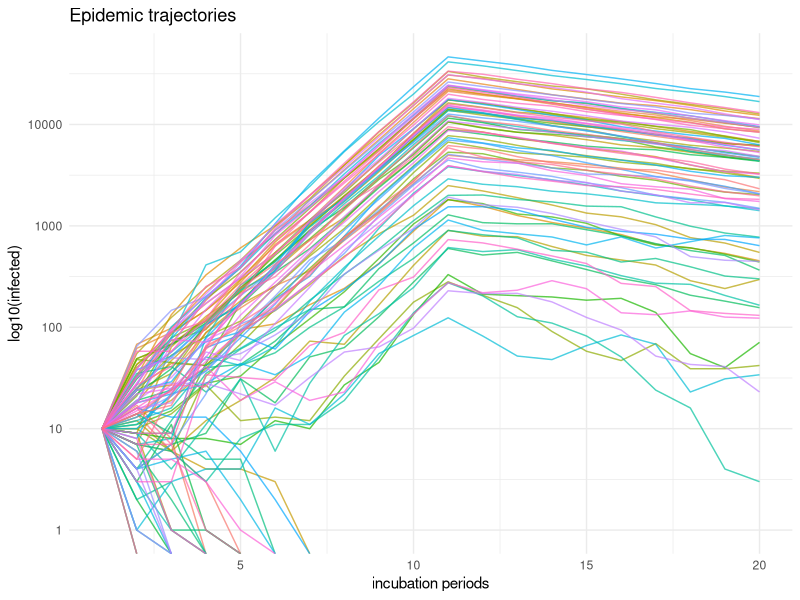
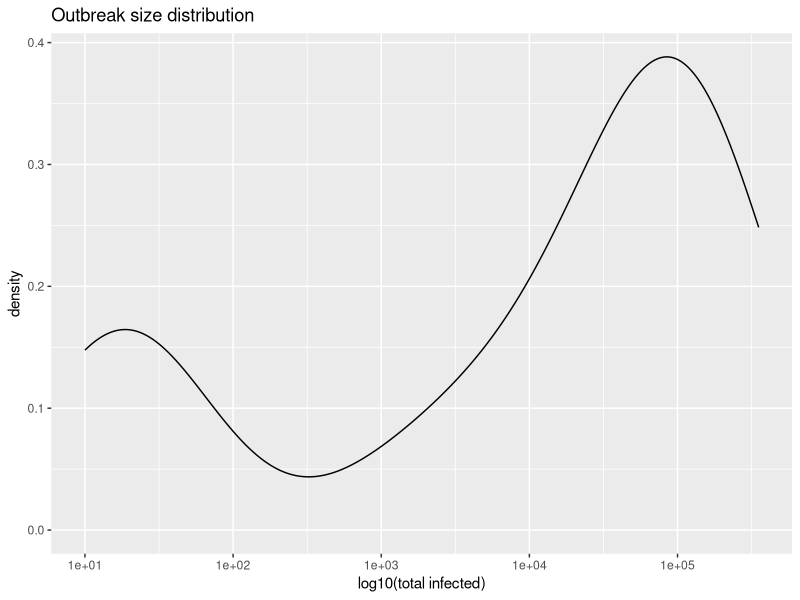
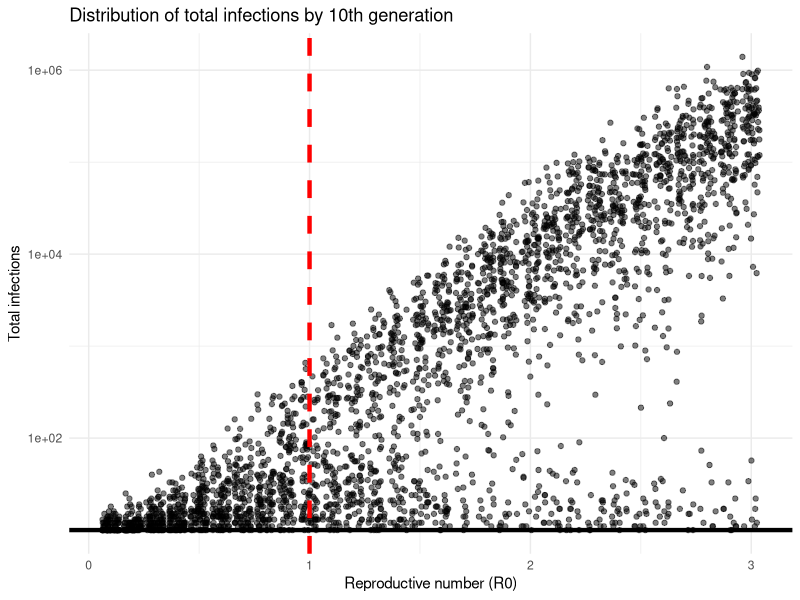
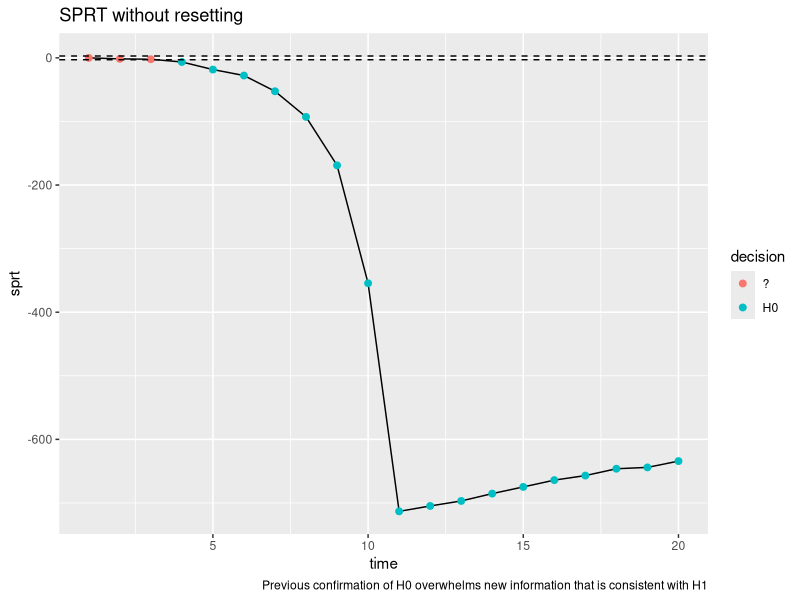
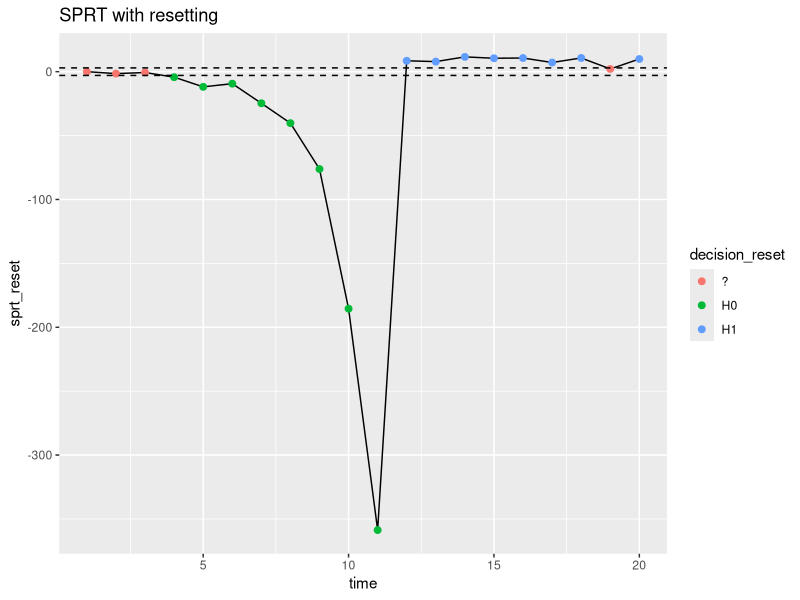
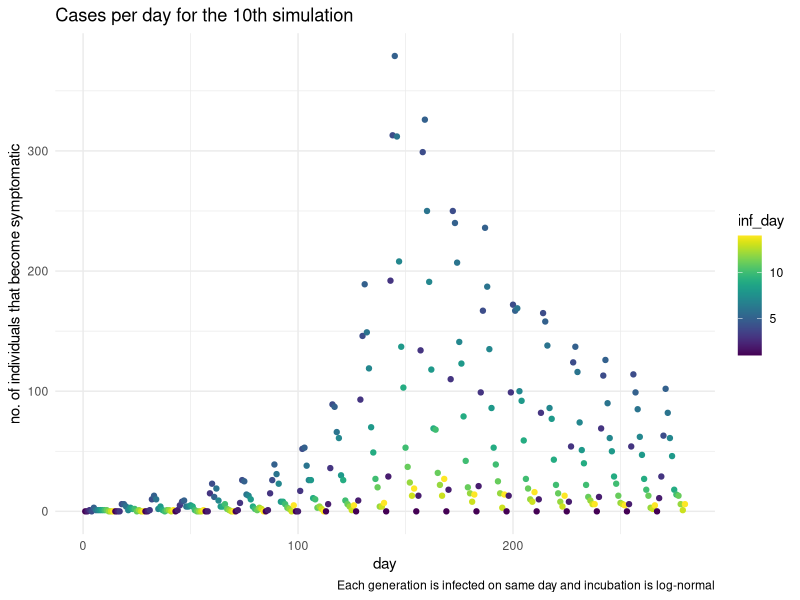
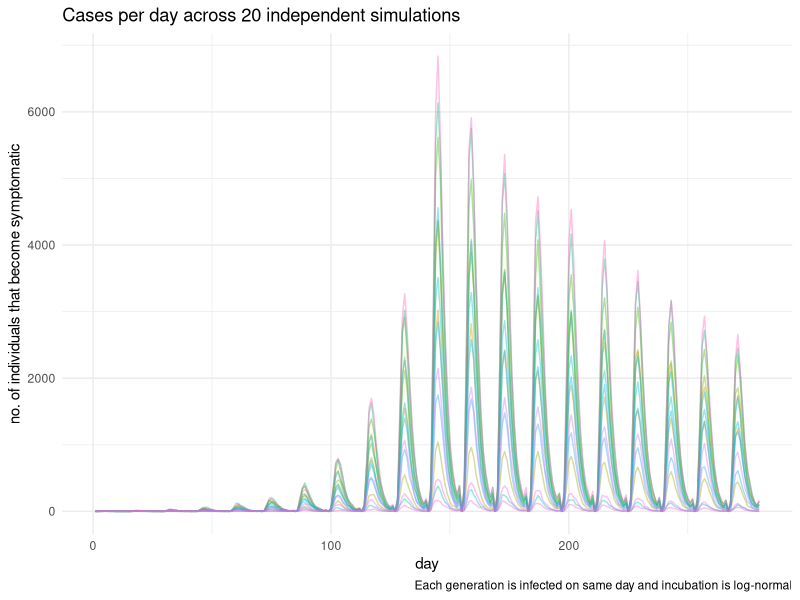

Recreate these plots in R, in order.
## ---- chunk 1
knitr::opts_chunk$set(echo = FALSE)
library(tidyverse)
## ---- chunk 2
episim <- function (t, i_0, r0, disp, cont, nsim) {
  
  # init list to store each simulation
  out_list <- vector("list", nsim)
  
  for (k in seq_along(out_list)) {
    # initialize data frame
    out <- tibble("time" = t
                  , "R0_true" = r0
                  , "disp_true" = disp
                  , "control" = cont
                  , "infected" = NA
                  , "simulation" = k)
    out[1, "infected"] <- i_0
    
    # branching process simulations
    for (i in 2:length(t)) {
      out[i, "infected"] <- sum(rnbinom(n = unlist(out[i-1, "infected"]), # number infected in previous time step
                                        mu = (1 - unlist(out[i-1, "control"]))  * unlist(out[i-1, "R0_true"]), # (controlled) R
                                        size = unlist(out[i-1, "disp_true"]))) # dispersion
      if(out[i, "infected"] == 0) break
    }
    # save in out_list
    out_list[[k]] <- out %>% filter(!is.na(infected))
  }
  return(bind_rows(out_list))
}

# set params and init conds
t <- 1:20
r0 <- c(rep(2, 10), rep(0.9, 10)) # lockdown starts at t = 11
disp <- 0.16 # sars-like dispersion
i_0 <- 10
cont <- 0
n <- 100

# simulate
outbreak <- episim(t = t, i_0 = i_0, r0 = r0, disp = disp, cont = cont, nsim = n)
## ---- chunk 3
# Plot simulations
ggplot(outbreak, aes(x = time, y = infected, group = simulation, col = as.factor(simulation) )) +
  geom_line(alpha = 0.7) +
  scale_y_log10() +
  theme_minimal() +
  theme(legend.position = "none") +
  labs(title = "Epidemic trajectories"
       , y = "log10(infected)"
       , x = "incubation periods")

outbreak %>% group_by(simulation) %>% summarize(total_infected = sum(infected)) %>% 
ggplot() +
  geom_density(aes(x = total_infected) )+
  scale_x_log10() +
  labs(title = "Outbreak size distribution" 
         ,x = "log10(total infected)")

## ---- chunk 4
# extinction probability


# total infected after n generations
rvals <- seq(0.1, 3, by = 0.1)
finalsize_list <- vector("list", length = length(rvals))
set.seed(123)
for ( i in seq_along(rvals)) {
  finalsize_list[[i]] <- episim(t = 1:10, i_0 = 10, r0 = rvals[i], disp = disp, cont = cont, 
                                nsim = 10^2)
}

finalsize_df <- bind_rows(finalsize_list)

finalsize_df <-
  finalsize_df %>%
  group_by(R0_true, simulation) %>%
  summarize(total = sum(infected))
## ---- chunk 5
finalsize_df %>%
  ggplot() +
  geom_jitter(aes(x = R0_true, y = total), alpha = 0.5) +
  scale_y_log10() +
  theme_minimal() +
  geom_vline(aes(xintercept = 1), linetype = "dashed", size = 1.5, col = "red") +
  geom_hline(aes(yintercept = 10), size = 1.5) +
  labs(title = "Distribution of total infections by 10th generation",
       y = "Total infections",
       x = "Reproductive number (R0)")
## ---- chunk 6
# if it is true that for X_i ~ NB(mu, k) iid that sum(X_i) ~ NB(sum(mu), sum(k)) then the P( x_{t+1} | x_t, theta ) is 
# dnbinom(x = x1, mu = x0 * r0, size = x0 * disp) because the X_i are iid

objfn <- function(r, x1, x0, dispersion) {
  # likelihood( x1 | x0, r, dispersion )
  dnbinom(x = x1, mu = x0*r, size = x0*dispersion)
}

mean(replicate(100, rnbinom(n = 1, mu = 10*2, size = 10*0.16)))

#  find restricted MLE under h_0 or h_1
likelihood <- function (x_prev, x_now, disp, interval = c(), guess = 1.5) {
  opt <- optim(par = guess, fn = objfn, control = list(fnscale = -1), 
      method = "Brent", lower = interval[1], upper = interval[2],
      x0 = x_prev, x1 = x_now, dispersion = disp)
  return(opt$value)
}

likelihood(x_prev = 10, x_now = 20, disp = 0.16, interval = c(1, 2.5))

## ---- chunk 7
set.seed(123)
testdf <- episim(t = t, i_0 = i_0, r0 = r0, disp = disp, cont = cont, nsim = 1)

testdf$lik0 <- NA
testdf$lik1 <- NA

for (i in 2:nrow(testdf)) {
  # observed states and known pars
  x0 <- unlist(testdf[i-1, "infected"])
  x1 <- unlist(testdf[i, "infected"])
  disp <- unlist(testdf[i-1, "disp_true"])
  
  # parameter space
  theta0 <- c(1 + 10^-6, 2.5) # acceptance
  theta1 <- c(0, 1)           # rejection
  # init guess for optim
  guess0 <- 1.5
  guess1 <- 0.5
  
  # likelihood calculation
  testdf[i,"lik0"] <- likelihood(x_prev = x0, x_now = x1, disp = disp,  # p(x_now | x_prev, disp, theta \in Theta_0)
                     interval = theta0, guess = guess0)
  testdf[i,"lik1"] <- likelihood(x_prev = x0, x_now = x1, disp = disp,  # p(x_now | x_prev, disp, theta \in Theta_1)
                     interval = theta1, guess = guess1)
}
 
test_sprt <- testdf %>%
  mutate(sr = log(lik1/lik0) ,
         sr = ifelse(is.na(sr), 0, sr),
         sprt = cumsum(sr),
         a = log( (1 - 0.05)/ 0.05),
         b = log(0.05/(1 - 0.05)),
         decision = case_when(sprt <= a & sprt >= b ~"?",
                              sprt > a ~ "H1",
                              sprt < b ~ "H0"))

sprt_reset <- vector("numeric", length = nrow(test_sprt))
decision_reset <- vector("character", length = nrow(test_sprt))

sr <- test_sprt$sr
a <- unique(test_sprt$a)
b <- unique(test_sprt$b)
  
sprt_reset[1] <- 0
decision_reset[1] <- "?"

for (i in 2:nrow(test_sprt)) {
  
  # if no decision has been made, update SPRT
  # otherwise, reset the SPRT
  ifelse(decision_reset[i] == "?",
         sprt_reset[i] <- sprt_reset[i-1] + sr[i],
         sprt_reset[i] <- sr[i])
  
  # if SPRT has crossed bounds, make decision
  # otherwise continue sampling
  ifelse(sprt_reset[i] < b
         ,{decision_reset[i] <- "H0"}#; sprt_reset[i+1] <- sr[i+1]; next}
         ,ifelse(sprt_reset[i] > a
                 ,{decision_reset[i] <- "H1"}#; sprt_reset[i+1] <- sr[i+1]; next}
                 ,{decision_reset[i] <- "?"})
         )
}

test_sprt$sprt_reset <- sprt_reset
test_sprt$decision_reset <- decision_reset

test_sprt
## ---- chunk 8
test_sprt %>%
  ggplot() +
  geom_line(aes(x = time, y = sprt)) +
  geom_point(aes(x = time, y = sprt, col = decision), size = 2) +
  geom_hline(aes(yintercept = a), linetype = "dashed") +
  geom_hline(aes(yintercept = b), linetype = "dashed") +
  labs(title = "SPRT without resetting",
       caption = "Previous confirmation of H0 overwhelms new information that is consistent with H1")

test_sprt %>%
  ggplot() +
  geom_line(aes(x = time, y = sprt_reset)) +
  geom_point(aes(x = time, y = sprt_reset, col = decision_reset), size = 2) +
  geom_hline(aes(yintercept = a), linetype = "dashed") +
  geom_hline(aes(yintercept = b), linetype = "dashed") +
  labs(title = "SPRT with resetting")
## ---- chunk 9
# simulate onset time of infectiousness
outbreak_inc <- outbreak %>% 
  filter(simulation %in% 1:20) %>% # only do first 20 since the per_day and df calculations can take a while (setup dependency/cache later)
  rowwise() %>%
  mutate(inf_day = list(rlnorm(n = infected, meanlog = 1.621, sdlog = 0.418)) ) %>%
  # ok to truncate at 14 days since 
  # plnorm(q = 14, meanlog = 1.621, sdlog = 0.418) # = 0.992
  # summarize(max_incubation = sum(inf_day > 14)/infected) # at most ~ 1 % individuals ever have incubation times > 14 days
  mutate(inf_day = list((ceiling(inf_day))),
         inf_day = list(ifelse(inf_day > 14, 14, inf_day)))

# get number that were infected on day \in 1:14 in each time period  
per_day <-
  outbreak_inc %>% unnest(cols = c(inf_day)) %>%
  group_by(time, simulation) %>%
  count(inf_day) 

df <-
  per_day %>% complete(nesting(inf_day = 1:14), fill = list(n = 0)) %>%
  group_by(simulation) %>% mutate(day = row_number())
## ---- chunk 10
filter(df, simulation == 10) %>%
ggplot(aes(x = day, y = n, col = inf_day)) +
  geom_point() + viridis::scale_color_viridis() +
  labs(title = "Cases per day for the 10th simulation",
       caption = "Each generation is infected on same day and incubation is log-normal",
       y = "no. of individuals that become symptomatic") +
  theme_minimal()

ggplot(df, aes(x = day, y = n, group = simulation, col = as.factor(simulation))) +
  geom_line(alpha = 0.4) +
  labs(title = "Cases per day across 20 independent simulations",
       caption = "Each generation is infected on same day and incubation is log-normal",
       y = "no. of individuals that become symptomatic") +
  theme_minimal() +
  theme(legend.position = "none")
  
